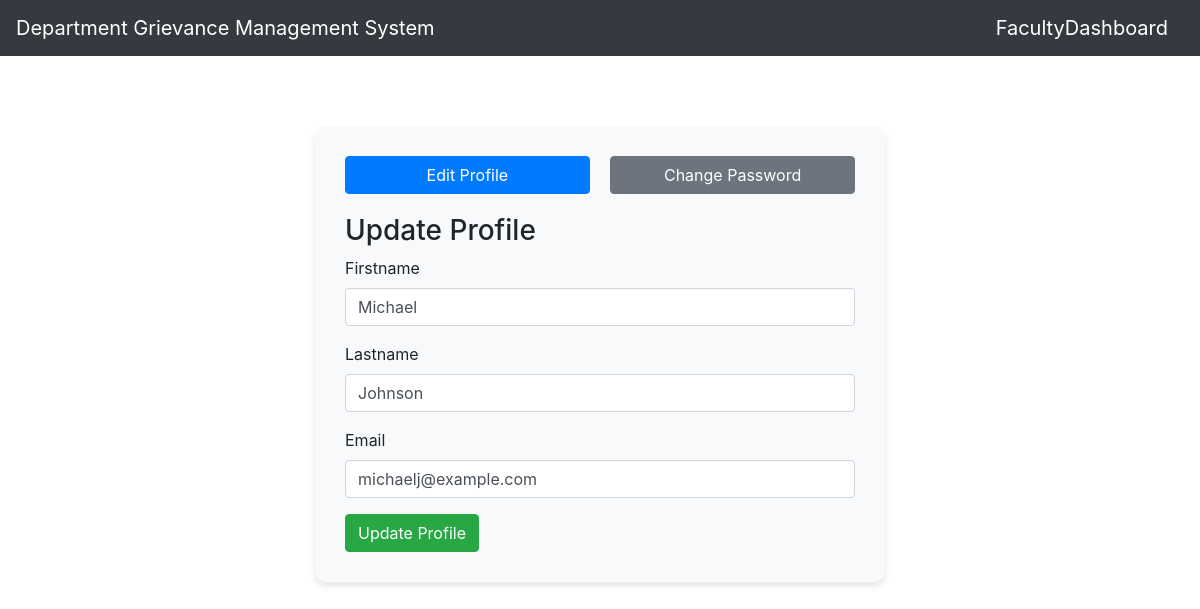
Page /faculty/edit_faculty.php (signed in) on the committed database.
### tables this page shows
CREATE TABLE `users` (
  `user_id` int(5) NOT NULL,
  `firstname` varchar(30) NOT NULL,
  `lastname` varchar(30) NOT NULL,
  `email` varchar(50) NOT NULL,
  `password` varchar(255) NOT NULL,
  `role` enum('admin','student','faculty') NOT NULL
);

### faculty/edit_faculty.php (the view, shortened to what this page needs)
<?php
include('../php/config.php');
$res_fname = "";
$res_lname = "";
$res_Email = "";
if (isset($_SESSION['user_id'])) {
    $user_id = $_SESSION['user_id'];
    $query = mysqli_query($con, "SELECT firstname, lastname, email FROM users WHERE user_id='$user_id' AND role='faculty'");
    if ($query) {
        $result = mysqli_fetch_assoc($query);
        if ($result) {
            $res_fname = $result['firstname'];
            $res_lname = $result['lastname'];
            $res_Email = $result['email'];
        }
    }
}
?>
<!DOCTYPE html>
<html lang="en">
<head>
    <link rel="stylesheet" href="https://stackpath.bootstrapcdn.com/bootstrap/4.5.2/css/bootstrap.min.css">
    <link rel="stylesheet" href="https://cdnjs.cloudflare.com/ajax/libs/font-awesome/5.15.4/css/all.min.css">
</head>
<body>
    <nav class="navbar navbar-expand-lg navbar-dark">
        <a class="navbar-brand" href="facultydashboard.php">Department Grievance Management System</a>
        <div class="ml-auto">
        <a class="navbar-brand" href="facultydashboard.php">FacultyDashboard</a>
        </div>
    </nav>
    <div class="container">
        <div class="form-box">
            <div class="tab-buttons">
                <button class="btn btn-primary" onclick="showForm('profile')">Edit Profile</button>
                <button class="btn btn-secondary" onclick="showForm('password')">Change Password</button>
            </div>
            <div id="profile" class="form-container active">
                <h3>Update Profile</h3>
                <form method="post">
                    <div class="form-group">
                        <label>Firstname</label>
                        <input type="text" class="form-control" name="firstname" value="<?php echo $res_fname; ?>" required>
                    </div>
                    <div class="form-group">
                        <label>Lastname</label>
                        <input type="text" class="form-control" name="lastname" value="<?php echo $res_lname; ?>" required>
                    </div>
                    <div class="form-group">
                        <label>Email</label>
                        <input type="email" class="form-control" name="email" value="<?php echo $res_Email; ?>" required>
                    </div>
                    <button type="submit" name="update_profile" class="btn btn-success">Update Profile</button>
                </form>
            </div>
        </div>
    </div>
</body>
</html>

### faculty/edit_faculty.php (style rules this page uses)
body { background-color: #fff; }
.navbar { background-color: #343a40; }
.navbar a { color: white !important; }
.container { margin-top: 70px; max-width: 600px; }
.form-box { background-color: #f8f9fa; padding: 30px; border-radius: 10px; box-shadow: 0 4px 6px rgba(0, 0, 0, 0.1); }
.tab-buttons { display: flex; justify-content: space-between; margin-bottom: 20px; }
.tab-buttons button { width: 48%; }
.form-container { display: none; animation: fadeIn 0.5s; }
.form-container.active { display: block; }

### rows in the picture
users: firstname "Michael", lastname "Johnson", email "michaelj@example.com"
